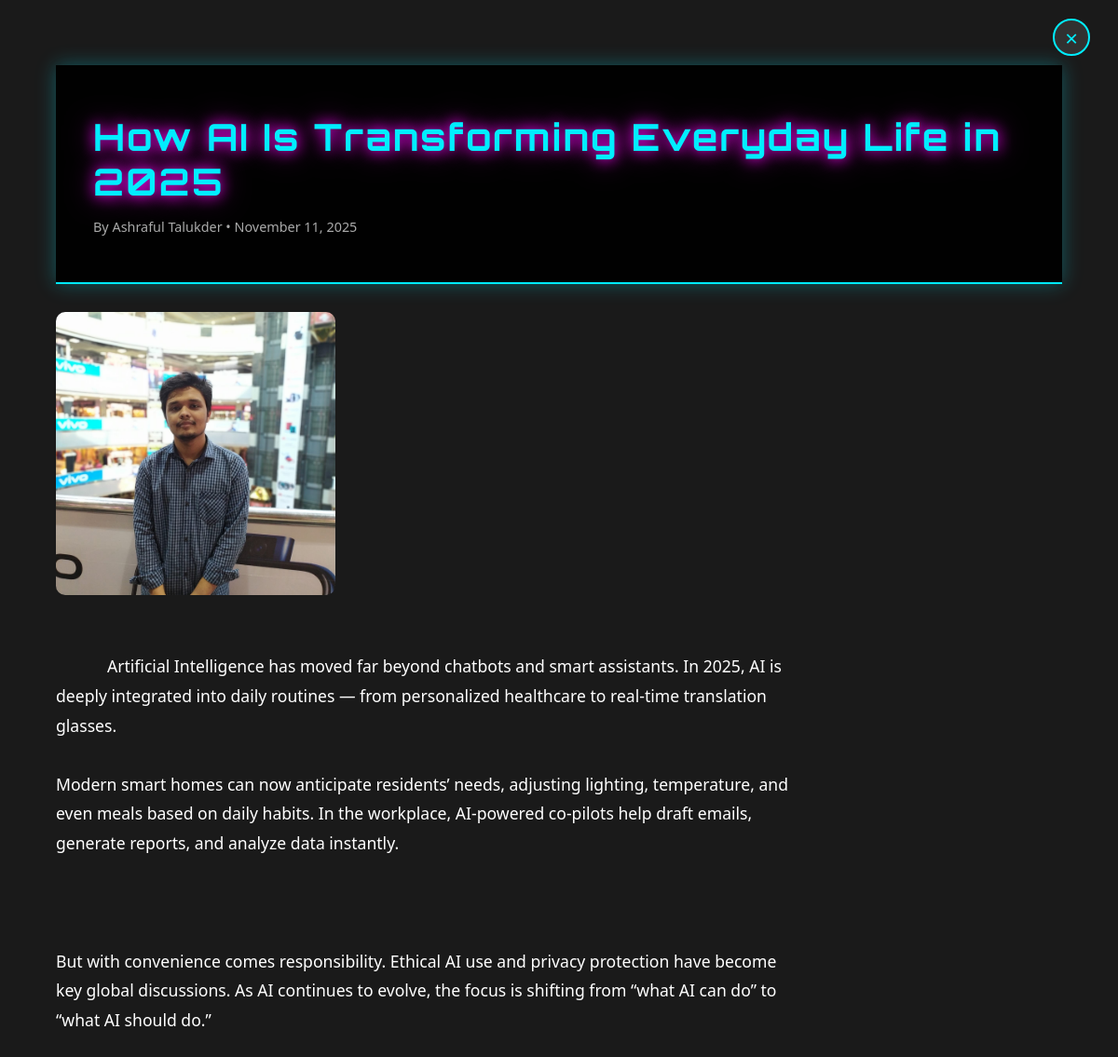
Page /article.php?id=2 on the committed database.
### tables this page shows
CREATE TABLE `blog_posts` (
  `id` int(11) NOT NULL,
  `title` varchar(255) NOT NULL,
  `content` text NOT NULL,
  `image` varchar(255) DEFAULT NULL,
  `author_id` int(11) NOT NULL,
  `status` enum('draft','published') DEFAULT 'draft',
  `created_at` timestamp NOT NULL DEFAULT current_timestamp(),
  `updated_at` timestamp NOT NULL DEFAULT current_timestamp() ON UPDATE current_timestamp(),
  PRIMARY KEY (`id`)
);

CREATE TABLE `users` (
  `id` int(11) NOT NULL,
  `first_name` varchar(50) NOT NULL,
  `last_name` varchar(50) NOT NULL,
  `profile_picture` varchar(255) DEFAULT NULL,
  `email` varchar(100) NOT NULL,
  `password` varchar(255) NOT NULL,
  `created_at` timestamp NOT NULL DEFAULT current_timestamp(),
  `updated_at` timestamp NOT NULL DEFAULT current_timestamp() ON UPDATE current_timestamp(),
  `is_active` tinyint(1) DEFAULT 1,
  `role` enum('user','admin') DEFAULT 'user',
  `is_verified` tinyint(1) DEFAULT 0,
  `user_type` enum('chat_only','full_access') DEFAULT 'full_access',
  `room_posts_count` int(11) DEFAULT 0,
  `available_posts` int(11) NOT NULL DEFAULT 3,
  `plan_type` enum('free','basic','premium') DEFAULT 'free',
  `plan_expires_at` timestamp NULL DEFAULT NULL,
  `active_listings_limit` int(11) DEFAULT 1,
  `boost_credits` int(11) DEFAULT 1,
  PRIMARY KEY (`id`)
);

### article.php (the view, shortened to what this page needs)
<?php
$article_id = isset($_GET['id']) ? intval($_GET['id']) : 0;
try {
    $pdo = getDBConnection();
    $stmt = $pdo->prepare("
        SELECT bp.id, bp.title, bp.content, bp.image, bp.created_at, u.first_name, u.last_name
        FROM blog_posts bp
        LEFT JOIN users u ON bp.author_id = u.id
        WHERE bp.id = ? AND bp.status = 'published'
    ");
    $stmt->execute([$article_id]);
    $article = $stmt->fetch(PDO::FETCH_ASSOC);
} catch (Exception $e) {
    error_log("Article fetch error: " . $e->getMessage());
    header('Location: blog.html');
    exit;
}
?>
<!DOCTYPE html>
<html lang="en">
  <head>
    <link rel="stylesheet" href="global.css" />
    <link rel="stylesheet" href="blog.css" />
  </head>
  <body>
    <a href="blog.html" class="close-button" title="Close">×</a>
    <div class="modal-container">
      <div class="modal-content">
        <article>
          <div class="article-header">
            <h1 class="article-title"><?php echo htmlspecialchars($article['title']); ?></h1>
            <div class="article-meta">
              <?php if ($article['first_name'] && $article['last_name']): ?>
                By <?php echo htmlspecialchars($article['first_name'] . ' ' . $article['last_name']); ?> •
              <?php endif; ?>
              <?php echo date('F j, Y', strtotime($article['created_at'])); ?>
            </div>
          </div>
          <?php if ($article['image']): ?>
            <img src="<?php echo htmlspecialchars($article['image']); ?>"
                 alt="<?php echo htmlspecialchars($article['title']); ?>"
                 class="article-image">
          <?php endif; ?>
          <div class="article-content">
            <?php echo nl2br(htmlspecialchars($article['content'])); ?>
          </div>
        </article>
      </div>
    </div>
  </body>
</html>

### global.css (style rules this page uses)
* { scrollbar-width: thin; scrollbar-color: #00f0ff #050014; }
* { box-sizing: border-box; }
html { height: 100%; overflow: hidden; scroll-behavior: smooth; }
body { margin: 0; padding: 60px 0 0 0; font-family: "Courier New", monospace; color: white; background: url("images/brick-wall.png"); background-color: #000014; background-position: center; background-repeat: no-repeat; background-size: cover; overflow-x: hidden; overflow-y: auto; height: 100vh; text-align: center; }

### blog.css (style rules this page uses)
:root { --neon-pink: #ff00ff; --neon-cyan: #00eaff; --neon-yellow: #ffff00; --neon-purple: #ff00cc; --dark-bg: rgba(0, 0, 0, 0.85); --semi-dark: rgba(0, 0, 0, 0.6); }
html { scroll-behavior: smooth; }
.modal-content { display: flex; flex-direction: column; padding: 0; }
.article-header { position: sticky; top: 0; background: rgba(0, 0, 0, 0.95); border-bottom: 2px solid #00eaff; padding: 20px 40px; z-index: 10; box-shadow: 0 0 20px rgba(0, 234, 255, 0.3); }
.article-image { width: 100%; height: auto; max-height: 70vh; object-fit: contain; object-position: center; margin-top: 25px; }
.article-title { font-size: 3rem; color: #ff00ff; text-shadow: 0 0 15px #ff00ff, 0 0 30px rgba(255, 0, 255, 0.5); margin-bottom: 40px; font-family: "Orbitron", monospace; letter-spacing: 2px; line-height: 1.4; }

### article.php (style rules this page uses)
body { margin: 0; padding: 0; background: #1a1a1a; color: #ffffff; font-family: 'Segoe UI', Tahoma, Geneva, Verdana, sans-serif; overflow: hidden; }
.modal-container { position: fixed; top: 0; left: 0; width: 100%; height: 100%; overflow-y: auto; z-index: 9999; padding: 30px; box-sizing: border-box; }
.modal-content { max-width: 1200px; margin: 0; padding-left: 30px; padding-right: 30px; padding-bottom: 60px; }
.close-button { position: fixed; top: 20px; right: 30px; width: 40px; height: 40px; background: rgba(255, 255, 255, 0.1); border: 2px solid #00eeff; border-radius: 50%; color: #00eeff; font-size: 24px; cursor: pointer; display: flex; align-items: center; justify-content: center; transition: all 0.3s; z-index: 10000; text-decoration: none; }
.article-header { margin-top: 40px; margin-bottom: 30px; text-align: left; }
.article-title { font-size: 2.5em; color: #00eeff; margin-bottom: 15px; line-height: 1.2; text-align: left; }
.article-meta { color: #aaa; font-size: 0.9em; margin-bottom: 30px; text-align: left; }
.article-image { width: 30%; max-width: 300px; height: auto; border-radius: 10px; margin-bottom: 30px; display: block; }
.article-content { color: #ffffff; font-size: 1.1em; line-height: 1.8; white-space: pre-wrap; word-wrap: break-word; text-align: left; max-width: 800px; }

### rows in the picture
blog_posts: title "How AI Is Transforming Everyday Life in 2025", author.last_name "Ashraful Talukder", created_at "November 11, 2025", image (picture), content "Artificial Intelligence has moved far beyond chatbots and smart assistants. In 2025, AI is deeply integrated into daily routines — from personalized healthcare to real-time translation glasses. Modern smart homes can now anticipate residents’ needs, adjusting lighting, temperature, and even meals based on daily habits. In the workplace, AI-powered co-pilots help draft emails, generate reports, and analyze data instantly. But with convenience comes responsibility. Ethical AI use and privacy protection have become key global discussions. As AI continues to evolve, the focus is shifting from “what AI can do” to “what AI should do.”"
